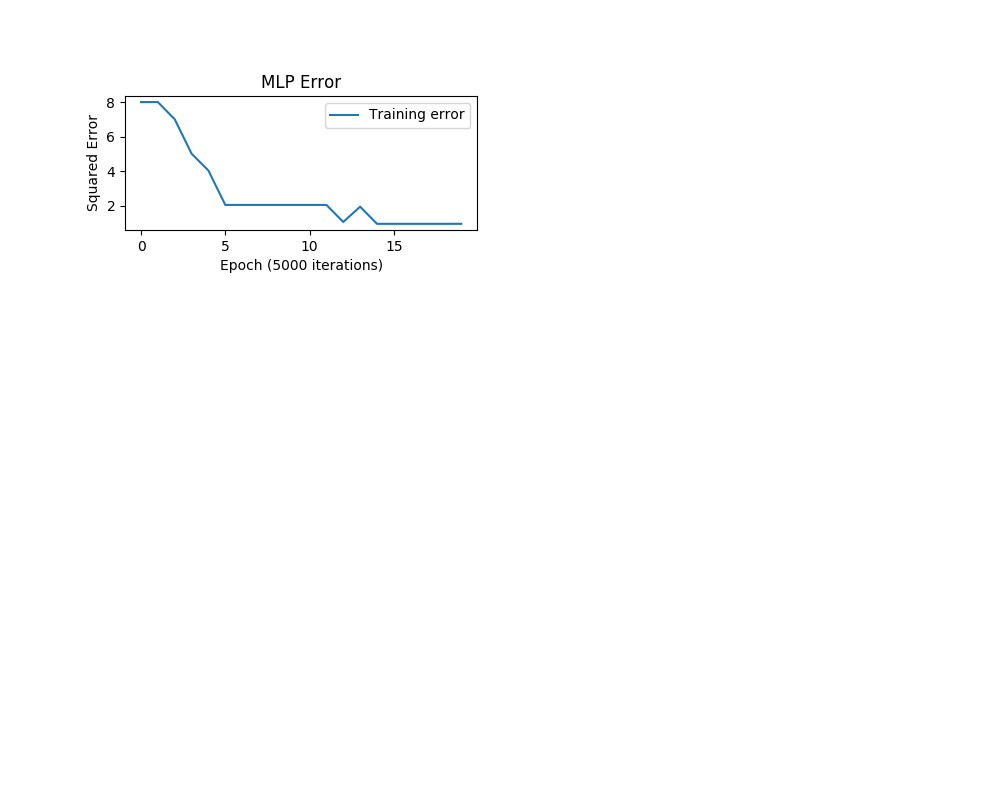

This chart was generated by the following Python code:

import matplotlib.pyplot as plt
import numpy as np
from mlp import MLP


def plot():
    plt.figure(1, figsize=(10, 8))
    plt.subplot(421)
    plt.title("MLP Error")
    plt.ylabel("Squared Error")
    plt.xlabel("Epoch (5000 iterations)")

    x = np.arange(0, 20, 1)
    y = np.array([
        8.004993983,
        8.00486582828,
        7.00831649819,
        5.01539610946,
        4.03815700898,
        2.04648382919,
        2.04648180676,
        2.04647895837,
        2.04647461668,
        2.0464670669,
        2.04644986189,
        2.04634447829,
        1.05918287277,
        1.94476624932,
        0.950615489642,
        0.950615489642,
        0.950615489642,
        0.950615489642,
        0.950615489642,
        0.950615489642
    ])
    y_1 = np.array([

    ])
    plt.plot(x, y, label="Training error")
    plt.legend()

    plt.savefig("problem1.png")
    plt.show()

def main():
    mlp = MLP("mnistabridged.mat", 25)
    mlp.train()
    plot()


if __name__ == "__main__":
    main()
